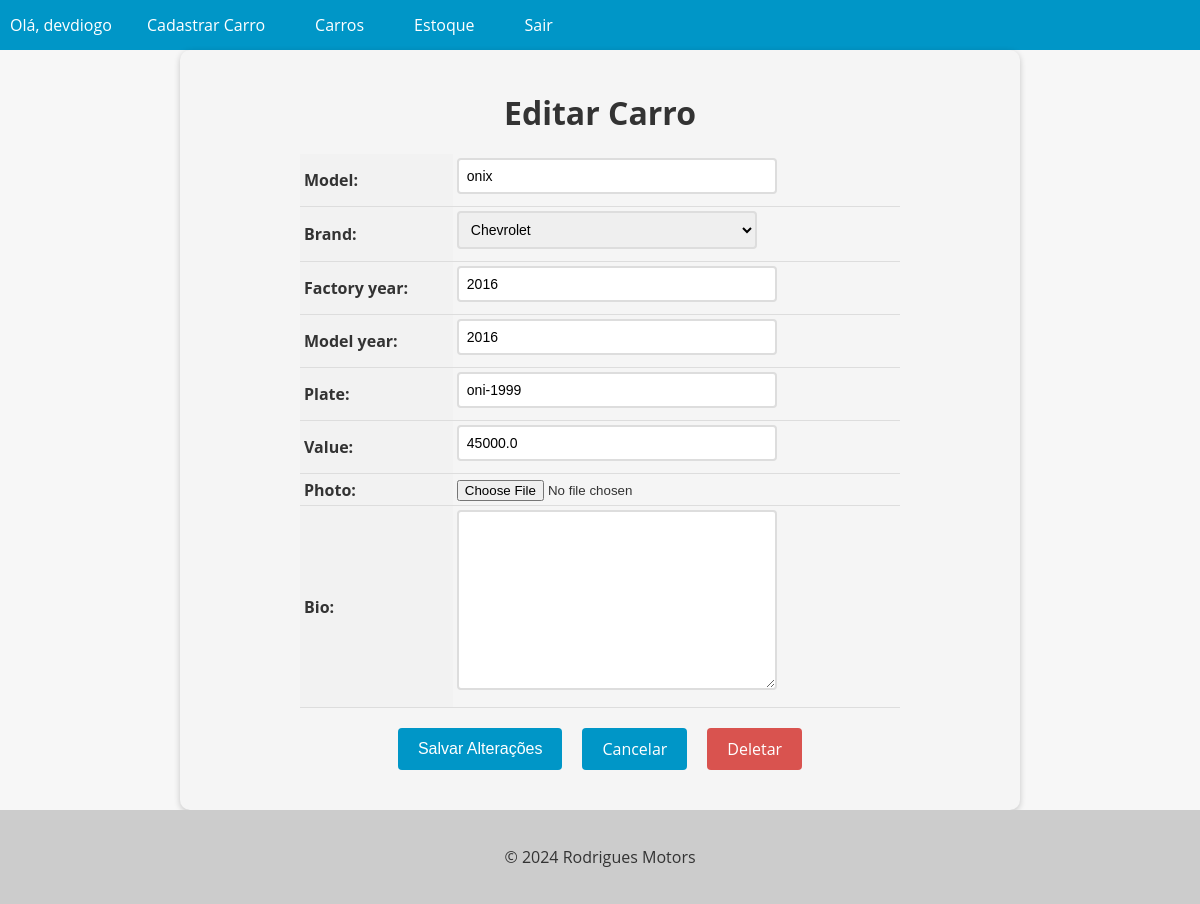
Page /car/22/update/ (signed in) on the committed database.
### cars/models.py (models this page shows, shortened)
class Car(models.Model):
    id = models.AutoField(primary_key=True)
    model = models.CharField(max_length=255)
    '''on_delete, ele protege os carros se acontecer de deletar a categoria'''
    '''related_name, ele coloca um nome na relação do carro com a marca(brand)'''
    brand = models.ForeignKey(Brand, on_delete=models.PROTECT, related_name='car_brand')
    factory_year = models.IntegerField(blank=True, null=True)
    model_year = models.IntegerField(blank=True, null=True)
    plate = models.CharField(max_length=10, blank=True, null=True)
    value = models.FloatField(blank=True, null=True)
    photo = models.ImageField(upload_to='cars/', blank=True, null=True)
    bio = models.TextField(blank=True, null=True)
    '''Aqui eu puxei o objeto para buscar o nome do carro lançando no self.model'''

class Brand(models.Model):
    id = models.AutoField(primary_key=True)
    name = models.CharField(max_length=255)
    def __str__(self):
        return self.name

### cars/views.py (the view, shortened to what this page needs)
# urls.py: path('car/<int:pk>/update/', CarUpdateView.as_view(), name='car_update'),
@method_decorator(login_required(login_url='login'), name='dispatch')
class CarUpdateView(UpdateView):
    model = Car
    form_class = CarModelForm
    template_name = 'car_update.html'

### cars/forms.py (shortened to what this page needs)
class CarModelForm(forms.ModelForm):
    class Meta:
        model = Car
        fields = '__all__'

### cars/templates/car_update.html (shortened to what this page needs)
{% extends "base.html" %}
{% block content %}
  <form method="post" enctype="multipart/form-data">
    <h1>Editar Carro</h1>
    <table>
      {{ form.as_table }}
    </table>
    <div>
      <div class="buttons-container">
        <input type="submit" value="Salvar Alterações" class="btn btn-primary">
        <a href="{% url 'cars_list' %}" class="btn btn-secondary">Cancelar</a>
        <a href="{% url 'car_delete' pk=object.pk %}" class=" btn btn-danger">Deletar</a>
      </div>
    </div>
  </form>
{% endblock %}

### app/templates/base.html (shortened to what this page needs)
<!DOCTYPE html>
<html lang="en">
<head>
</head>
<body>
  <header>
    <nav>
      <ul>
        {% if user.is_authenticated %}
        <li> Olá, {{ user.username }}</li>
        {% if request.user.is_superuser %}
        <li><a href="{% url 'new_car' %}">Cadastrar Carro</a></li>
        {% endif %}
        {% endif %}
        <li><a href="{% url 'cars_list' %}">Carros</a></li>
        {% if request.user.is_superuser %}
        <li><a href="{% url 'cars_inventory' %}">Estoque</a></li>
        {% endif %}
        {% if user.is_authenticated %}
        <li><a href="{% url 'logout' %}">Sair</a></li>
        {% endif %}
      </ul>
    </nav>
  </header>
  <main>
    {% block content %}
    {% endblock %}
  </main>
  <footer>
    <p>&copy; 2024 Rodrigues Motors</p>
  </footer>
</body>
</html>

### app/templates/base.html (style rules this page uses)
body { font-family: 'Open Sans', sans-serif; background-color: #f7f7f7; color: #333; margin: 0; padding: 0; display: flex; flex-direction: column; min-height: 100vh; }
header { background-color: #0096c7; color: #fff; text-align: center; }
main { flex: 1; }
footer { background-color: #ccc; color: #333; padding: 20px; text-align: center; }
nav { background-color: #0096c7; color: #fff; height: 50px; display: flex; justify-content: space-between; align-items: center; }
nav ul { list-style: none; margin: 0; padding: 0; display: flex; }
nav ul li { margin: 0 10px; }
nav ul li a { color: #fff; text-decoration: none; font-size: 16px; padding: 15px; transition: all 0.3s ease; }

### cars/templates/car_update.html (style rules this page uses)
form { max-width: 800px; margin: 0 auto; padding: 20px; background-color: #f5f5f5; border-radius: 10px; box-shadow: 0 2px 6px rgba(0, 0, 0, 0.2); }
form h1 { font-size: 2rem; margin-bottom: 20px; text-align: center; }
table { margin: 0 auto; border-collapse: collapse; width: 100%; max-width: 600px; }
th, td { padding: 4px; text-align: left; border-bottom: 1px solid #ddd; }
th { background-color: #f2f2f2; }
input[type="text"], input[type="number"], select, textarea { padding: 8px; font-size: 14px; border: 2px solid #ddd; border-radius: 4px; width: 100%; max-width: 300px; margin-bottom: 8px; transition: border-bottom-color 0.3s ease-in-out; }
.btn { background-color: #0096c7; color: #fff; border: none; padding: 10px 20px; font-size: 16px; border-radius: 4px; cursor: pointer; transition: background-color 0.3s ease-in-out; }
.buttons-container { display: flex; justify-content: center; margin-top: 20px; margin-bottom: 20px; }
.btn { display: inline-block; background-color: #0096c7; color: #fff; border: none; padding: 10px 20px; font-size: 16px; border-radius: 4px; cursor: pointer; transition: background-color 0.3s ease-in-out; margin: 0 10px; }
.btn-danger { background-color: #d9534f; text-decoration: none !important; }
a { text-decoration: none !important; }

### rows in the picture
Car: model "onix", brand "Chevrolet", factory_year "2016", model_year "2016", plate "oni-1999", value "45000.0"

### other values in the picture
{{ user.username }} "devdiogo"
